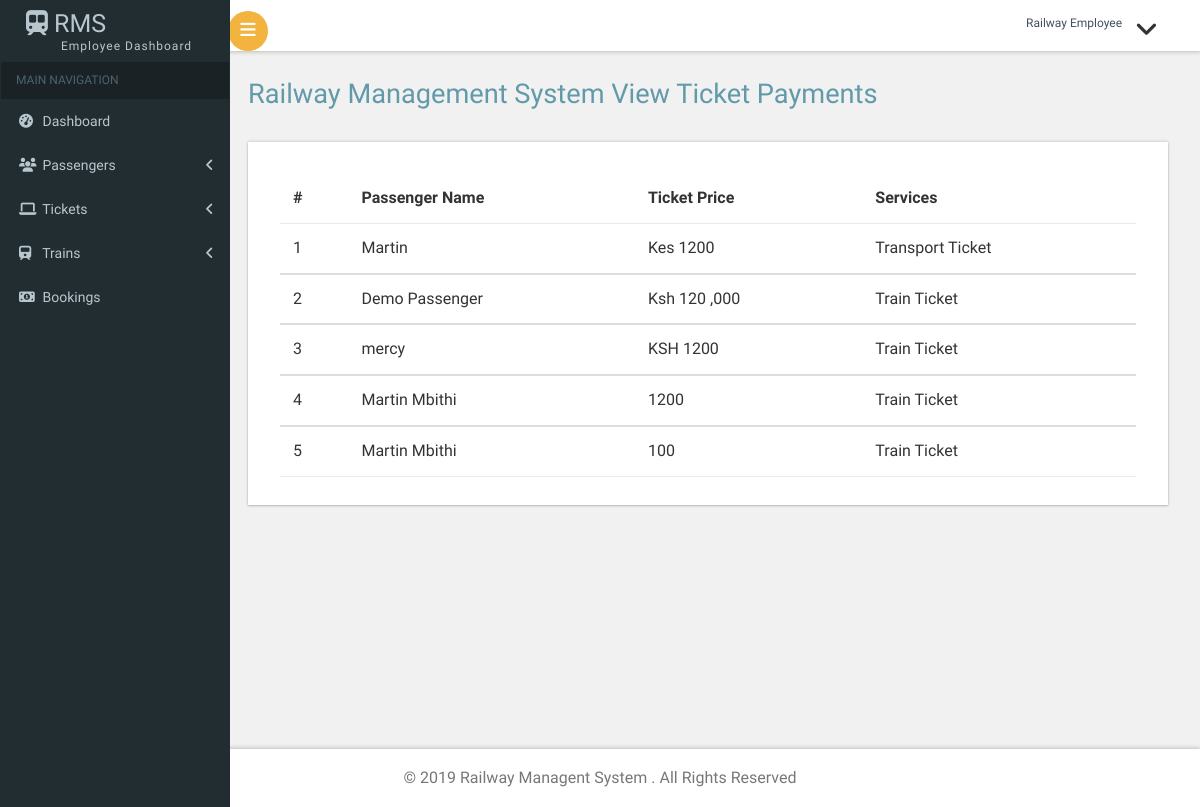
The app's page /employee/employee-view-payments.php, older data.
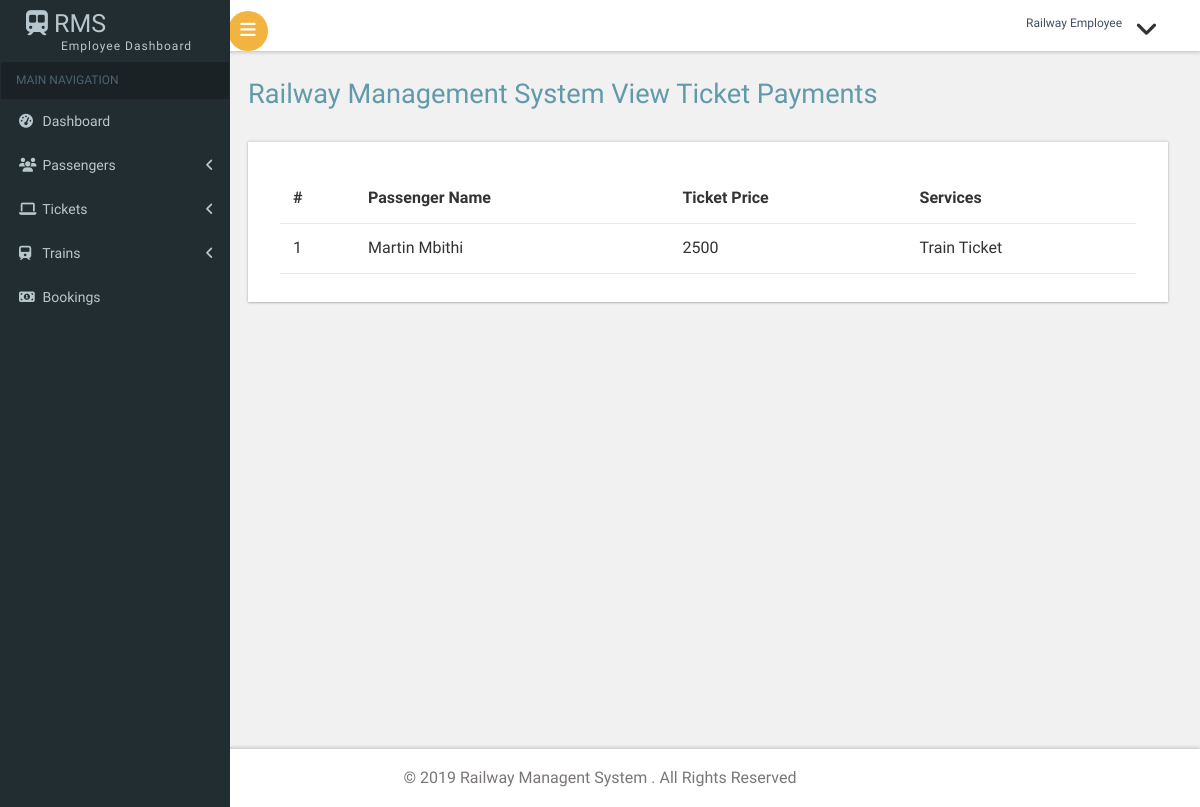
The same page, newer data.
### tables this page shows
CREATE TABLE `payments` (
  `id` int(20) NOT NULL,
  `name` varchar(200) NOT NULL,
  `amount` varchar(200) NOT NULL,
  `services` varchar(200) NOT NULL
);

### employee/employee-view-payments.php (the view, shortened to what this page needs)
<?php
include('includes/config.php');
if(strlen($_SESSION['alogin'])==1)
	{
header('location:index.php');
}
else{
?>
<?php include("includes/header.php")?>
<body class="cbp-spmenu-push">
	<div class="main-content">
	<div class="cbp-spmenu cbp-spmenu-vertical cbp-spmenu-left" id="cbp-spmenu-s1">
		<?php include("includes/sidebar.php")?>
	</div>
		<?php include("includes/navbar.php")?>
		<div id="page-wrapper">
			<div class="main-page">
				<div class="tables">
					<h2 class="title1">Railway Management System View Ticket Payments</h2>
					<div class="bs-example widget-shadow" data-example-id="contextual-table">
						<table class="table"> <thead> <tr> <th>#</th>
                         <th>Passenger Name</th>
                          <th>Ticket Price</th>
                          <th>Services</th>
                           </tr>
                            </thead>
                             <tbody>
                             <?php $sql = "SELECT * from  payments";
$query = $dbh -> prepare($sql);
$query->execute();
$results=$query->fetchAll(PDO::FETCH_OBJ);
$cnt=1;
if($query->rowCount() > 0)
{
foreach($results as $result)
{				?>
                                            <td><?php echo htmlentities($cnt);?></td>
											<td><?php echo htmlentities($result->name);?></td>
											<td><?php echo htmlentities($result->amount);?></td>
											<td><?php echo htmlentities($result->services);?></td>
                         </tbody>
                         <?php $cnt=$cnt+1; }} ?>
                         </table>
					</div>
				</div>
			</div>
		</div>
		<?php include("includes/footer.php")?>
</body>
</html>
<?}?>

Row changes from the older to the newer data that the page shows:
removed payments: name "Martin", amount "Kes 1200", services "Transport Ticket"
removed payments: name "Demo Passenger", amount "Ksh 120 ,000", services "Train Ticket"
removed payments: name "mercy", amount "KSH 1200", services "Train Ticket"
removed payments: name "Martin Mbithi", amount "1200", services "Train Ticket"
removed payments: name "Martin Mbithi", amount "100", services "Train Ticket"
added payments: name "Martin Mbithi", amount "2500", services "Train Ticket"
